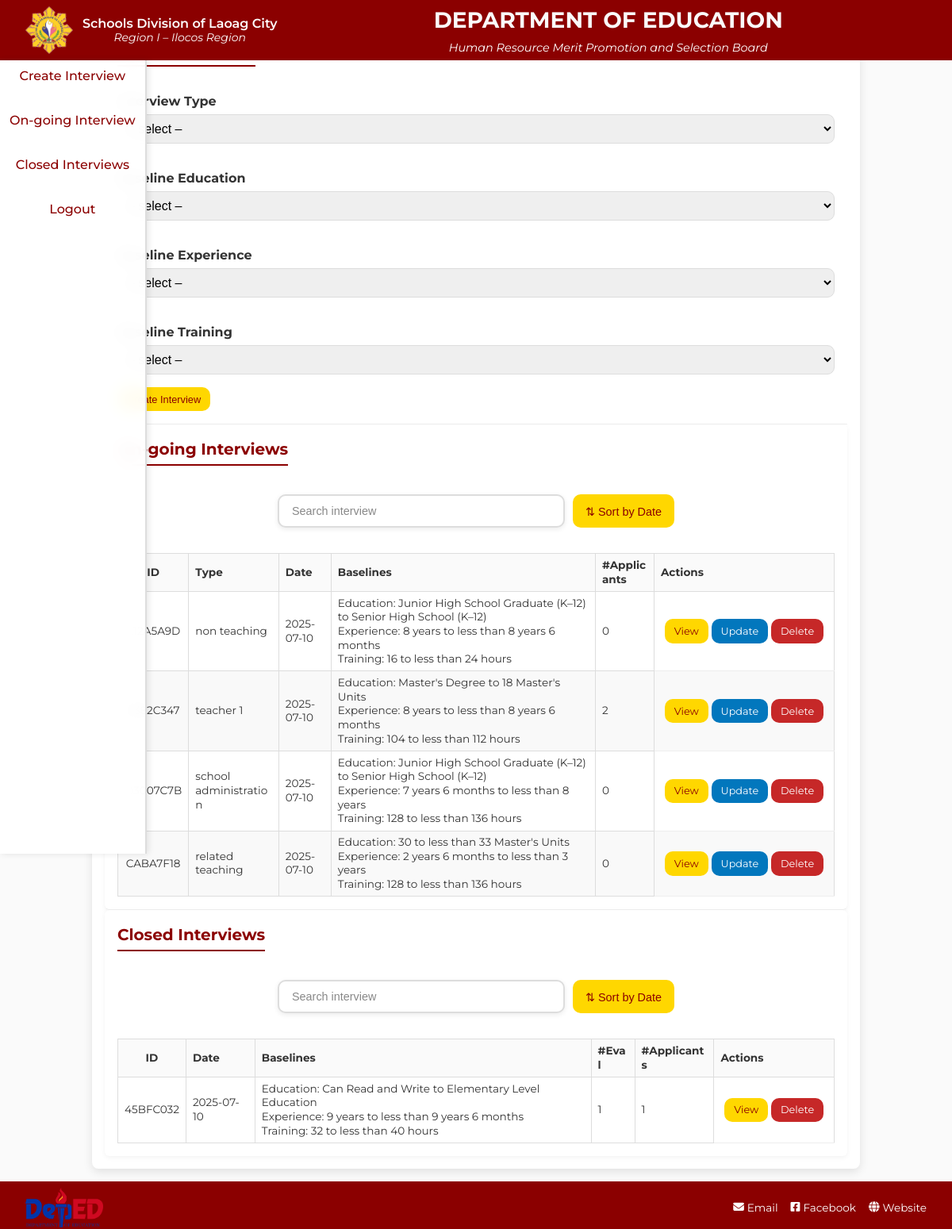
Screenshot of /admin/dashboard (signed in) with the database file from the repository.
### app.py (models this page shows)
class Interview(db.Model):
    __tablename__ = "interviews"
    id              = db.Column(db.UnicodeText, primary_key=True)
    date            = db.Column(db.Date, nullable=False)
    base_edu        = db.Column(db.Integer, nullable=False)
    base_exp        = db.Column(db.Integer, nullable=False)
    base_trn        = db.Column(db.Integer, nullable=False)
    type            = db.Column(
                        db.Enum(
                          "non teaching",
                          "teacher 1",
                          "school administration",
                          "related teaching",
                          "higher teaching",
                          name="interview_type"
                        ),
                        nullable=False,
                        default="non teaching"
                      )
    position_title  = db.Column(db.UnicodeText)
    sg_level        = db.Column(db.UnicodeText)
    weight_struct   = db.Column(db.UnicodeText)
    app_struct   = db.Column(db.UnicodeText)
    eval_struct   = db.Column(db.UnicodeText)
    status          = db.Column(db.String(7))
    evaluator_tokens = db.relationship(
        "EvaluatorToken",
        back_populates="interview",
        cascade="all, delete-orphan",
        passive_deletes=True
    )
    applicants = db.relationship(
        "Applicant",
        back_populates="interview",
        cascade="all, delete-orphan",
        passive_deletes=True
    )
    evaluations = db.relationship(
        "Evaluation",
        back_populates="interview",
        cascade="all, delete-orphan",
        passive_deletes=True
    )

### app.py (the view)
@app.route("/admin/dashboard")
@admin_required
def admin_dashboard():
    th = TableHandler()
    ed_labels = th.parse_table("table", "education")
    ex_labels = th.parse_table("table", "experience")
    tr_labels = th.parse_table("table", "training")
    interviews = Interview.query.order_by(Interview.date).all()
    return render_template("admin_dashboard.html",
                           interviews=interviews,
                           ed_labels=ed_labels,
                           ex_labels=ex_labels,
                           tr_labels=tr_labels)

### app.py (called while the page is built)
def admin_required(f):
    @wraps(f)
    def wrapper(*args, **kwargs):
        if not session.get("admin"):
            return redirect(url_for("admin_login"))
        return f(*args, **kwargs)
    return wrapper

### scripts/table_handler.py (called while the page is built)
    def parse_table(self, t_type: str = "table", s_type: str = "education") -> dict:
        path = f"{PATHS[t_type]}/{s_type}.json"
        try:
            with open(path, encoding="utf-8") as fp:
                return json.load(fp)
        except FileNotFoundError:
            return {}

### templates/admin_dashboard.html (shortened to what this page needs)
<!doctype html>
<html lang="en">
<head>
  <link href="https://cdnjs.cloudflare.com/ajax/libs/font-awesome/6.4.0/css/all.min.css" rel="stylesheet" />
  <link rel="stylesheet" href="{{ url_for('static', filename='./css/admin_dashboard.css') }}" />
</head>
<body>
<header class="site-banner" role="banner">
  <div class="banner-top">
    <div class="banner-left-group">
      <img
        src="{{ url_for('static', filename='images/deped_seal.png') }}"
        alt="DepEd Logo"
        class="banner-logo"
      />
      <div class="banner-left-text">
        <p class="sub-banner-dept">Schools Division of Laoag City</p>
        <p class="sub-banner-region">Region I – Ilocos Region</p>
      </div>
    </div>
    <div class="banner-text">
      <h1>DEPARTMENT OF EDUCATION</h1>
      <p class="banner-subtitle">Human Resource Merit Promotion and Selection Board</p>
    </div>
  </div>
</header>
  <main class="form-container" role="main">
    <div class="tab-nav">
      <a href="#create_interview">Create Interview</a>
      <a href="#open_interview">On-going Interview</a>
      <a href="#closed_interview">Closed Interviews</a>
      <a href="{{ url_for('admin_logout') }}" class="btn logout-tab mobile-logout confirm-logout">Logout
      </a>
    </div>
    <div class="dashboard-box">
      <section class="card panel-create" aria-labelledby="create-heading" id="create_interview">
        <h2 id="create-heading">Create Interview</h2>
        <form method="post" action="{{ url_for('create_interview') }}">
          <label for="interview_type">Interview Type</label>
          <select id="interview_type" name="interview_type" required>
            <option disabled selected>– select –</option>
          </select>
          <label for="baseline_education">Baseline Education</label>
          <select id="baseline_education" name="baseline_education" required>
            <option disabled selected>– select –</option>
          </select>
          <label for="baseline_experience">Baseline Experience</label>
          <select id="baseline_experience" name="baseline_experience" required>
            <option disabled selected>– select –</option>
          </select>
          <label for="baseline_training">Baseline Training</label>
          <select id="baseline_training" name="baseline_training" required>
            <option disabled selected>– select –</option>
          </select>
          <div class="form-actions">
            <button type="submit" class="btn-submit">Create Interview</button>
          </div>
        </form>
      </section>
      <section class="card panel-list" id="open_interview" aria-labelledby="open-heading">
        <h2 id="open-heading">On-going Interviews</h2>
        <div class="interview-controls">
          <input type="text" id="searchBarOpen" placeholder="Search interview" onkeyup="filterInterviews('Open')">
          <button class="sort-btn" onclick="sortByDate('Open')">⇅ Sort by Date</button>
        </div>
        <div class="interview-list">
          <table class="qual-table" id="qual-tableOpen">
            <thead>
              <tr>
                <th>ID</th>
                <th>Type</th>
                <th>Date</th>
                <th>Baselines</th>
                <th>#Applicants</th>
                <th>Actions</th>
              </tr>
            </thead>
            <tbody>
              {% for iv in interviews if iv.status == "open" %}
              <tr>
                <td>{{ iv.id }}</td>
                <td>{{ iv.type }}</td>
                <td>{{ iv.date }}</td>
                <td>
                  Education: {{ ed_labels[iv.base_edu ~ ''] }}<br>
                  Experience: {{ ex_labels[iv.base_exp ~ ''] }}<br>
                  Training: {{ tr_labels[iv.base_trn ~ ''] }}
                </td>
                <td>{{ iv.applicants|length }}</td>
                <td class="actions">
                  <a href="{{ url_for('admin_interview_detail', iid=iv.id) }}"
                    class="btn-submit btn-submit--view">View</a>
                  <a href="{{ url_for('update_interview', iid=iv.id) }}"
                    class="btn-submit btn-submit--update">Update</a>
                  <a href="{{ url_for('delete_interview', iid=iv.id) }}"
                    class="btn-submit btn-submit--delete confirm-delete">Delete</a>
                </td>
              </tr>
              {% endfor %}
            </tbody>
          </table>
        </div>
      </section>
      <section class="card panel-list" id="closed_interview" aria-labelledby="closed-heading">
        <h2 id="closed-heading">Closed Interviews</h2>
        <div class="interview-controls">
          <input type="text" id="searchBarClose" placeholder="Search interview" onkeyup="filterInterviews('Close')">
          <button class="sort-btn" onclick="sortByDate('Close')">⇅ Sort by Date</button>
        </div>
        <div class="interview-list">
          <table class="qual-table" id="qual-tableClose">
            <thead>
              <tr>
                <th>ID</th>
                <th>Date</th>
                <th>Baselines</th>
                <th>#Eval</th>
                <th>#Applicants</th>
                <th>Actions</th>
              </tr>
            </thead>
            <tbody>
              {% for iv in interviews if iv.status == "close" %}
              <tr>
                <td>{{ iv.id }}</td>
                <td>{{ iv.date }}</td>
                <td>
                  Education: {{ ed_labels[iv.base_edu ~ ''] }}<br>
                  Experience: {{ ex_labels[iv.base_exp ~ ''] }}<br>
                  Training: {{ tr_labels[iv.base_trn ~ ''] }}
                </td>
                <td>{{ iv.evaluator_tokens|length }}</td>
                <td>{{ iv.applicants|length }}</td>
                <td class="actions">
                  <a href="{{ url_for('admin_interview_detail', iid=iv.id) }}"
                    class="btn-submit btn-submit--view">View</a>
                  <a href="{{ url_for('delete_interview', iid=iv.id) }}"
                    class="btn-submit btn-submit--delete confirm-delete">Delete</a>
                </td>
              </tr>
              {% endfor %}
            </tbody>
          </table>
      </section>
    </div>
  </main>
<footer class="admin-footer">
  <div class="footer-content">
    <div class="footer-logos">
      <img src="{{ url_for('static', filename='images/deped_logo.png') }}" alt="DepEd Logo" />
    </div>
    <div class="footer-links">
      <a href="mailto:laoag.city@deped.gov.ph" title="Email">
        <i class="fas fa-envelope"></i> Email
      </a>
      <a href="https://www.facebook.com/depedtayolaoagcity" target="_blank" title="Facebook">
        <i class="fab fa-facebook-square"></i> Facebook
      </a>
      <a href="https://www.depedlaoagcity.com" target="_blank" title="Website">
        <i class="fas fa-globe"></i> Website
      </a>
    </div>
  </div>
</footer>
</body>
</html>

### rows the page displays
Interview: id "E12A5A9D", type "non teaching", date "2025-07-10", base_edu "Junior High School Graduate (K–12) to Senior High School (K–12)", base_exp "8 years to less than 8 years 6 months", base_trn "16 to less than 24 hours", applicants|length "0"
Interview: id "E382C347", type "teacher 1", date "2025-07-10", base_edu "Master's Degree to 18 Master's Units", base_exp "8 years to less than 8 years 6 months", base_trn "104 to less than 112 hours", applicants|length "2"
Interview: id "D3007C7B", type "school administration", date "2025-07-10", base_edu "Junior High School Graduate (K–12) to Senior High School (K–12)", base_exp "7 years 6 months to less than 8 years", base_trn "128 to less than 136 hours", applicants|length "0"
Interview: id "CABA7F18", type "related teaching", date "2025-07-10", base_edu "30 to less than 33 Master's Units", base_exp "2 years 6 months to less than 3 years", base_trn "128 to less than 136 hours", applicants|length "0"
Interview: id "45BFC032", date "2025-07-10", base_edu "Can Read and Write to Elementary Level Education", base_exp "9 years to less than 9 years 6 months", base_trn "32 to less than 40 hours", evaluator_tokens|length "1", applicants|length "1"
